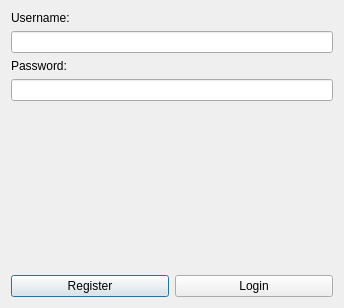
<?xml version="1.0" encoding="UTF-8"?>
<ui version="4.0">
 <class>Dialog</class>
 <widget class="QDialog" name="Dialog">
  <property name="geometry">
   <rect>
    <x>0</x>
    <y>0</y>
    <width>344</width>
    <height>308</height>
   </rect>
  </property>
  <property name="windowTitle">
   <string>Dialog</string>
  </property>
  <layout class="QVBoxLayout" name="verticalLayout_3">
   <item>
    <layout class="QVBoxLayout" name="verticalLayout_2">
     <item>
      <layout class="QVBoxLayout" name="verticalLayout">
       <item>
        <widget class="QLabel" name="usernameLabel">
         <property name="text">
          <string>Username:</string>
         </property>
        </widget>
       </item>
       <item>
        <widget class="QLineEdit" name="usernameLineEdit">
         <property name="maxLength">
          <number>12</number>
         </property>
        </widget>
       </item>
       <item>
        <widget class="QLabel" name="passwordLabel">
         <property name="text">
          <string>Password:</string>
         </property>
        </widget>
       </item>
       <item>
        <widget class="QLineEdit" name="passwordLineEdit">
         <property name="maxLength">
          <number>12</number>
         </property>
         <property name="echoMode">
          <enum>QLineEdit::EchoMode::Password</enum>
         </property>
        </widget>
       </item>
      </layout>
     </item>
     <item>
      <spacer name="verticalSpacer">
       <property name="orientation">
        <enum>Qt::Orientation::Vertical</enum>
       </property>
       <property name="sizeHint" stdset="0">
        <size>
         <width>20</width>
         <height>40</height>
        </size>
       </property>
      </spacer>
     </item>
     <item>
      <layout class="QHBoxLayout" name="horizontalLayout">
       <item>
        <widget class="QPushButton" name="registerButton">
         <property name="text">
          <string>Register</string>
         </property>
        </widget>
       </item>
       <item>
        <widget class="QPushButton" name="loginButton">
         <property name="text">
          <string>Login</string>
         </property>
        </widget>
       </item>
      </layout>
     </item>
    </layout>
   </item>
  </layout>
 </widget>
 <resources/>
 <connections/>
</ui>
